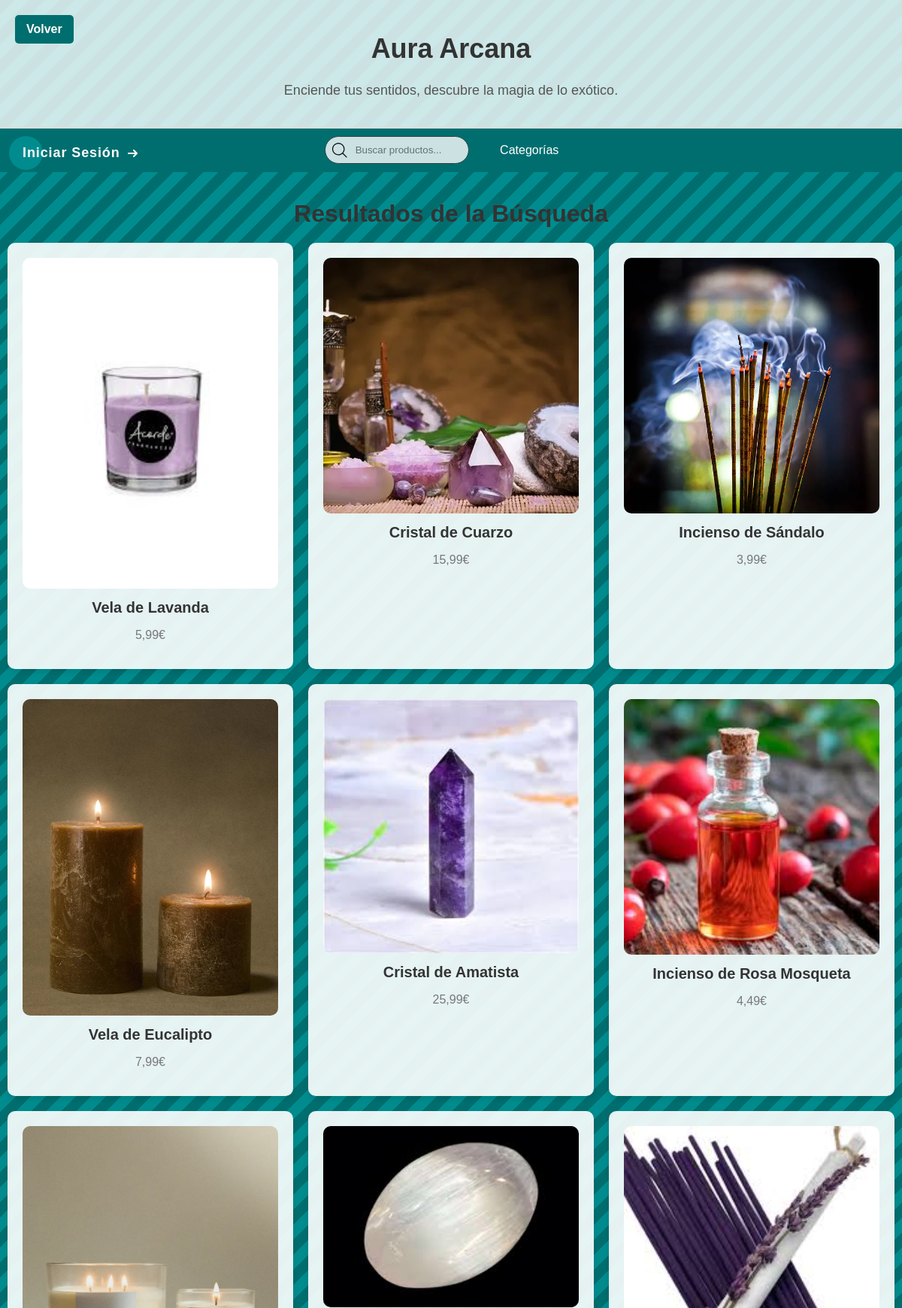
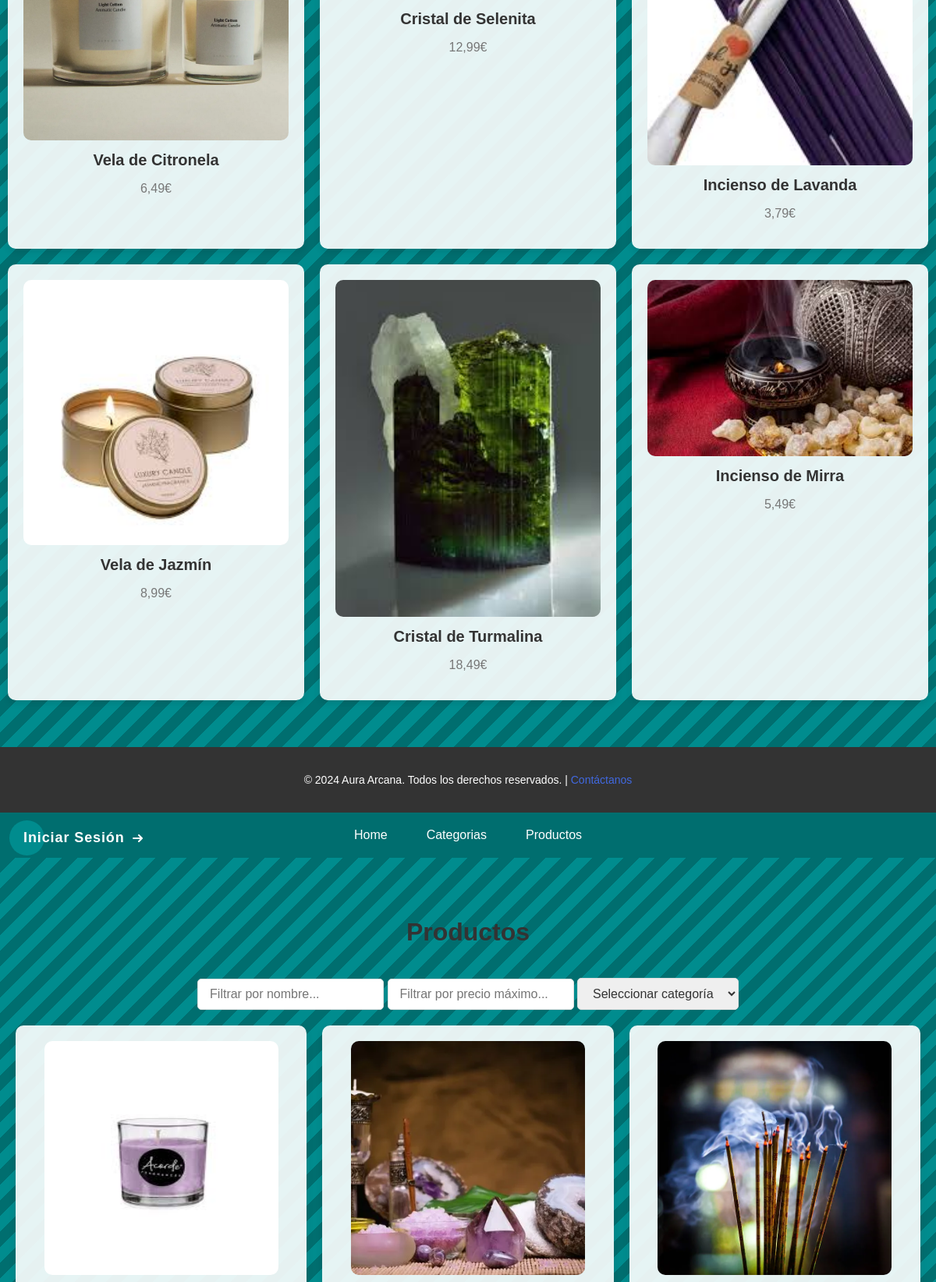
/productos/ (upper part), run on the app's committed database (2 pictures, top to bottom).
### Tienda/models.py (models this page shows, shortened)
class Producto(models.Model):
    nombre = models.CharField(max_length=100)
    categoria = models.ForeignKey(CategoriaProducto, on_delete=models.CASCADE, related_name="productos")
    precio = models.DecimalField(max_digits=10, decimal_places=2)
    stock = models.IntegerField(default=0)
    descripcion = models.TextField(blank=True)
    fotografia = models.ImageField(upload_to='productos/')

### Tienda/views.py (the view)
# urls.py: path('productos/', views.lista_productos, name='lista_productos'),
def lista_productos(request):
    productos = Producto.objects.all()
    categorias = CategoriaProducto.objects.all()
    return render(request, 'Productos/lista_productos.html', {'productos': productos, 'categorias': categorias})

### cart/context_processors.py (called while the page is built)
def cart(request):
    return {'cart': Cart(request)}

### Tienda/templates/Productos/lista_productos.html (shortened to what this page needs)
<!DOCTYPE html>
<div class="container">
<html lang="es">
<head>
    <link href="https://cdnjs.cloudflare.com/ajax/libs/font-awesome/6.5.0/css/all.min.css" rel="stylesheet">
</head>
<header>
    <h1>Aura Arcana</h1>
    <p>Enciende tus sentidos, descubre la magia de lo exótico.</p>
    <a href="{% url 'pagina_principal' %}" class="back-button">Volver</a>
</header>
<nav class="navbar">
    <ul class="navbar-menu">
        {% if user.is_authenticated %}
            <li class="navbar-item" style="position: absolute; left: 1%;">
                <button class="dropdown-button">
                    Hola, {{ user.username }}
                    <svg width="15px" height="10px" viewBox="0 0 13 10">
                        <path d="M1,5 L11,5"></path>
                        <polyline points="8 1 12 5 8 9"></polyline>
                    </svg>
                </button>
                <div class="dropdown-menu">
                    <form method="POST" action="{% url 'logout' %}">
                        {% csrf_token %}
                        <button type="submit" class="dropdown-item">Cerrar Sesión</button>
                    </form>
                </div>
            </li>
        {% else %}
        <a href="{% url 'login' %}" class="cta" style="left: 1%; text-decoration: none;">
            <span>Iniciar Sesión</span>
            <svg width="15px" height="10px" viewBox="0 0 13 10">
                <path d="M1,5 L11,5"></path>
                <polyline points="8 1 12 5 8 9"></polyline>
            </svg>
        </a>
        {% endif %}
        <li class="container-input">
            <form method="GET" action="{% url 'listar_productos' %}">
                <input type="text" placeholder="Buscar productos..." name="search" class="input" value="{{ request.GET.search }}">
                <button type="submit" style="background: none; border: none;">
                </button>
            </form>
        </li>
        <li class="navbar-item">
            <button class="navbar-link">Categorías</button>
        </li>
    </ul>
</nav>
    <section class="featured-products" id="productos" style="padding: 10px 10px;">
        <h2>Resultados de la Búsqueda</h2>
        <div class="product-grid">
            {% for producto in productos %}
            <div class="product">
                <a href="{% url 'detalle_producto' producto.id %}" style=" text-decoration: none;">
                    {% if producto.fotografia %}
                    <img src="{{ producto.fotografia.url }}" alt="{{ producto.nombre }}">
                    {% else %}
                    <img src="https://via.placeholder.com/300x300?text=No+Image" alt="Imagen no disponible">
                    {% endif %}
                    <h3>{{ producto.nombre }}</h3>
                    <p>{{ producto.precio }}€</p>
                </a>
            </div>
            {% empty %}
            <p>No hay productos disponibles en este momento.</p>
            {% endfor %}
        </div>
    </section>
<footer>
    <p>&copy; 2024 Aura Arcana. Todos los derechos reservados. | <a href="#contacto">Contáctanos</a></p>
</footer>
</html>
</div>
</head>
<body>
    <nav class="navbar">
        <ul class="navbar-menu">
            {% if user.is_authenticated %}
                <li class="navbar-item" style="position: absolute; left: 1%;">
                    <button class="dropdown-button">
                        Hola, {{ user.username }}
                        <svg width="15px" height="10px" viewBox="0 0 13 10">
                            <path d="M1,5 L11,5"></path>
                            <polyline points="8 1 12 5 8 9"></polyline>
                        </svg>
                    </button>
                    <div class="dropdown-menu">
                        <form method="POST" action="{% url 'logout' %}">
                            {% csrf_token %}
                            <button type="submit" class="dropdown-item">Cerrar Sesión</button>
                        </form>
                    </div>
                </li>
            {% else %}
            <a href="{% url 'login' %}" class="cta" style="left: 1%; text-decoration: none;">
                <span>Iniciar Sesión</span>
                <svg width="15px" height="10px" viewBox="0 0 13 10">
                    <path d="M1,5 L11,5"></path>
                    <polyline points="8 1 12 5 8 9"></polyline>
                </svg>
            </a>
            {% endif %}
            <li class="navbar-item">
                <a href="/">
                <button class="navbar-link">Home</button>
                </a>
            </li>
            <li class="navbar-item">
                <a>
                <button class="navbar-link">Categorias</button>
            </a>
            </li>
            <li class="navbar-item">
                <a href="/productos">
                <button class="navbar-link">Productos</button>
                </a>
            </li>
        </ul>
    </nav>
        <div class="container">
            <section class="featured-products" id="productos">
                <section class="category-title">
                    <h2>Productos</h2>
                </section>
                <div class="filters-container">
                    <div class="filters">
                        <input type="text" id="filter-name" placeholder="Filtrar por nombre..." oninput="filterProducts()">
                        <input type="number" id="filter-price" placeholder="Filtrar por precio máximo..." oninput="filterProducts()">
                        <select id="filter-category" onchange="filterProducts()">
                            <option value="">Seleccionar categoría</option>
                        </select>
                    </div>
                </div>
                <div class="product-grid" id="product-grid">
                    {% for producto in productos %}
                        <div class="product" data-name="{{ producto.nombre }}" data-price="{{ producto.precio }}" data-category="{{ producto.categoria.id }}">
                            <a href="{% url 'detalle_producto' producto.id %}" style="text-decoration: none;">
                                {% if producto.fotografia %}
                                    <img src="{{ producto.fotografia }}" style="width: 300px; height: 300px;" alt="{{ producto.nombre }}">
                                {% else %}
                                    <img src="https://via.placeholder.com/300x300?text=No+Image" alt="Imagen no disponible">
                                {% endif %}
                            </a>
                        </div>
                    {% empty %}
                        <p>No hay productos disponibles en este momento.</p>
                    {% endfor %}
                </div>
            </section>
        </div>
    </body>
    </html>

### Tienda/templates/Productos/lista_productos.html (style rules this page uses)
.back-button { position: absolute; top: 20px; left: 20px; background-color: #006e6f; color: #ffffff; padding: 10px 15px; border-radius: 5px; text-decoration: none; font-weight: bold; }
.container-input { position: relative; }
.input { width: 150px; padding: 10px 0px 10px 40px; border-radius: 9999px; border: solid 1px #333; transition: all .2s ease-in-out; outline: none; opacity: 0.8; }
.container-input svg { position: absolute; top: 50%; left: 10px; transform: translate(0, -50%); }
.cta { position: absolute; margin: auto; padding: 12px 18px; transition: all 0.2s ease; border: none; background: none; cursor: pointer; }
.cta:before { content: ""; position: absolute; top: 0; left: 0; display: block; border-radius: 50px; background: #008c8e; width: 45px; height: 45px; transition: all 0.3s ease; }
.cta span { position: relative; font-family: "Ubuntu", sans-serif; font-size: 18px; font-weight: 700; letter-spacing: 0.05em; color: #ffffff; }
.cta svg { position: relative; top: 0; margin-left: 10px; fill: none; stroke-linecap: round; stroke-linejoin: round; stroke: #ffffff; stroke-width: 2; transform: translateX(-5px); transition: all 0.3s ease; }
.container { width: 100%; height: 100%; background: linear-gradient(135deg, #006e6f 25%, #008c8e 25%, #008c8e 50%, #006e6f 50%, #006e6f 75%, #008c8e 75%, #008c8e); background-size: 40px 40px; }
body { font-family: 'Arial', sans-serif; margin: 0; padding: 0; background: linear-gradient(135deg, #f3e7e9, #e3eeff); color: #333; }
header { background-color: rgba(255, 255, 255, 0.8); padding: 20px; text-align: center; border-bottom: 2px solid #ddd; box-shadow: 0 2px 4px rgba(0, 0, 0, 0.1); }
header h1 { font-size: 36px; color: #333; }
header p { font-size: 18px; color: #555; }
.featured-products { padding: 50px 20px; text-align: center; }
.featured-products h2 { font-size: 32px; margin-bottom: 20px; color: #333; }
.product-grid { display: grid; grid-template-columns: repeat(auto-fit, minmax(300px, 1fr)); gap: 20px; }
.product { background-color: rgba(255, 255, 255, 0.9); padding: 20px; border-radius: 10px; box-shadow: 0 4px 8px rgba(0, 0, 0, 0.1); text-align: center; }
.product img { width: 100%; height: auto; border-radius: 10px; }
.product h3 { font-size: 20px; margin: 10px 0; color: #333; }
.product p { color: #777; font-size: 16px; }
footer { background-color: #333; color: #fff; text-align: center; padding: 20px; margin-top: 50px; }
footer p { font-size: 14px; }
footer a { color: royalblue; text-decoration: none; }
.navbar { background-color: #006e6f; padding: 10px 20px; }
.navbar-menu { list-style: none; margin: 0; padding: 0; display: flex; justify-content: center; }
.navbar-item { position: relative; margin: 0 15px; }
.navbar-link { background: none; border: none; color: white; font-size: 16px; cursor: pointer; padding: 10px; transition: background-color 0.3s ease; }
.navbar-item { position: relative; }
.filters input, .filters select { flex: 1; min-width: 200px; padding: 10px 15px; border: 1px solid #ddd; border-radius: 5px; font-size: 16px; color: #333; outline: none; transition: border-color 0.3s ease, box-shadow 0.3s ease; }
.filters-container { display: flex; justify-content: center; align-items: center; padding: 20px 0; width: 100%; }

### data on the page
Producto: fotografia (picture), nombre "Vela de Lavanda", precio "5,99"
Producto: fotografia (picture), nombre "Cristal de Cuarzo", precio "15,99"
Producto: fotografia (picture), nombre "Incienso de Sándalo", precio "3,99"
Producto: fotografia (picture), nombre "Vela de Eucalipto", precio "7,99"
Producto: fotografia (picture), nombre "Cristal de Amatista", precio "25,99"
Producto: fotografia (picture), nombre "Incienso de Rosa Mosqueta", precio "4,49"
Producto: fotografia (picture), nombre "Vela de Citronela", precio "6,49"
Producto: fotografia (picture), nombre "Cristal de Selenita", precio "12,99"
Producto: fotografia (picture), nombre "Incienso de Lavanda", precio "3,79"
Producto: fotografia (picture), nombre "Vela de Jazmín", precio "8,99"
Producto: fotografia (picture), nombre "Cristal de Turmalina", precio "18,49"
Producto: fotografia (picture), nombre "Incienso de Mirra", precio "5,49"
